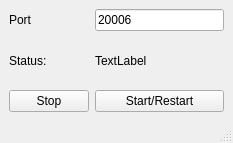
<?xml version="1.0" encoding="UTF-8"?>
<ui version="4.0">
 <class>MainWindow</class>
 <widget class="QMainWindow" name="MainWindow">
  <property name="geometry">
   <rect>
    <x>0</x>
    <y>0</y>
    <width>233</width>
    <height>143</height>
   </rect>
  </property>
  <property name="windowTitle">
   <string>MainWindow</string>
  </property>
  <widget class="QWidget" name="centralwidget">
   <layout class="QGridLayout" name="gridLayout_2">
    <item row="0" column="0">
     <layout class="QGridLayout" name="gridLayout">
      <item row="2" column="1">
       <widget class="QPushButton" name="startButton">
        <property name="text">
         <string>Start/Restart</string>
        </property>
       </widget>
      </item>
      <item row="0" column="1">
       <widget class="QLineEdit" name="portIn">
        <property name="text">
         <string>20006</string>
        </property>
       </widget>
      </item>
      <item row="2" column="0">
       <widget class="QPushButton" name="stopButton">
        <property name="text">
         <string>Stop</string>
        </property>
       </widget>
      </item>
      <item row="0" column="0">
       <widget class="QLabel" name="label">
        <property name="text">
         <string>Port</string>
        </property>
       </widget>
      </item>
      <item row="1" column="0">
       <widget class="QLabel" name="label_2">
        <property name="text">
         <string>Status:</string>
        </property>
       </widget>
      </item>
      <item row="1" column="1">
       <widget class="QLabel" name="labelStatus">
        <property name="text">
         <string>TextLabel</string>
        </property>
       </widget>
      </item>
     </layout>
    </item>
   </layout>
  </widget>
  <widget class="QMenuBar" name="menubar">
   <property name="geometry">
    <rect>
     <x>0</x>
     <y>0</y>
     <width>233</width>
     <height>22</height>
    </rect>
   </property>
  </widget>
  <widget class="QStatusBar" name="statusbar"/>
 </widget>
 <resources/>
 <connections/>
</ui>
